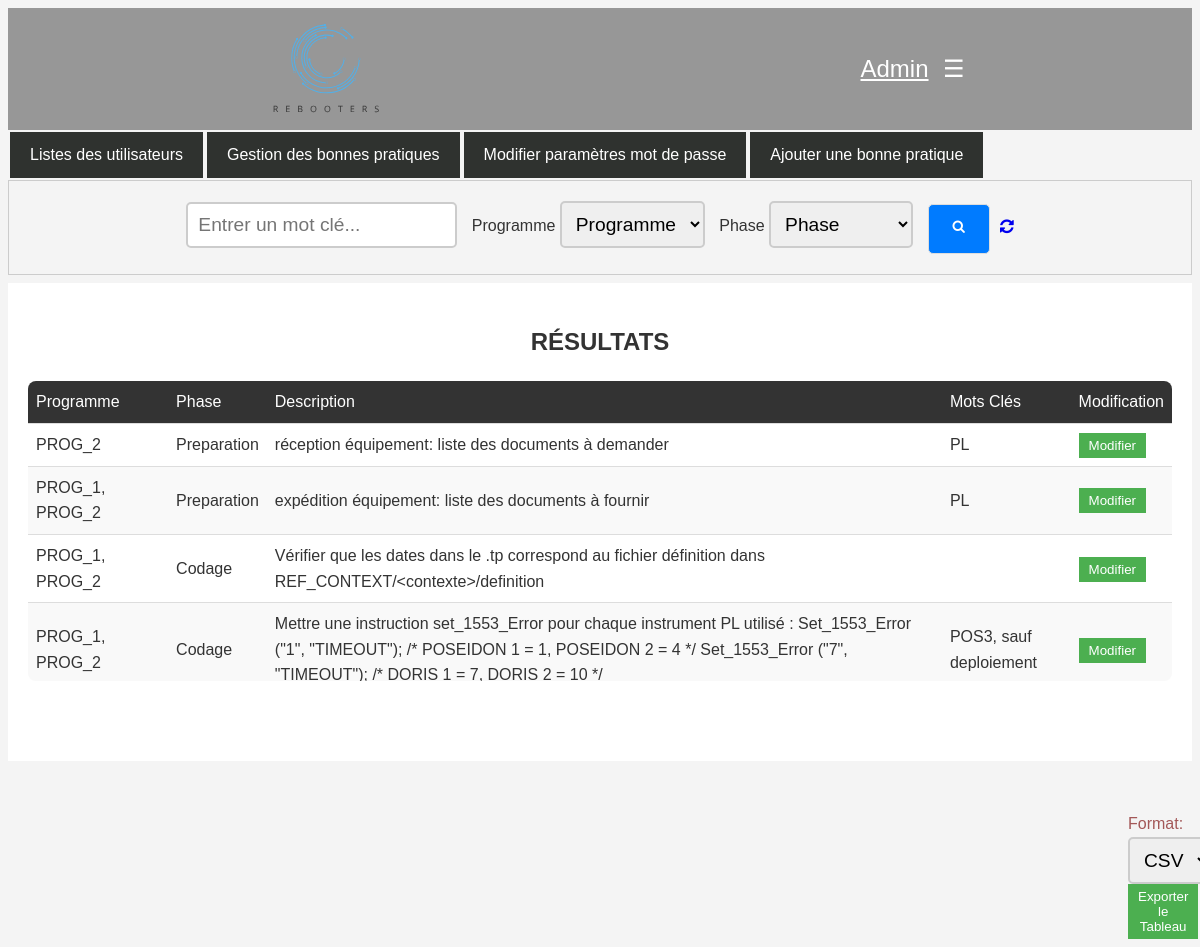
/Admin/admin_home.php, run on the app's committed database.
### tables this page shows
CREATE TABLE IF NOT EXISTS `bonnespratiques` (
  `IDBonnePratique` int NOT NULL AUTO_INCREMENT,
  `Description` text NOT NULL,
  `Etat` tinyint(1) DEFAULT '0',
  PRIMARY KEY (`IDBonnePratique`)
);

CREATE TABLE IF NOT EXISTS `phases` (
  `IDPhase` int NOT NULL AUTO_INCREMENT,
  `NomPhase` enum('Codage','Analyse','Execution','Preparation') NOT NULL,
  PRIMARY KEY (`IDPhase`),
  UNIQUE KEY `unique_phases` (`NomPhase`)
);

### Admin/admin_home.php (the view, shortened to what this page needs)
<!DOCTYPE html>
<html lang="fr">
<head>
    <link rel="stylesheet" href="/Styles/user.css">
    <link rel="stylesheet" href="/Styles/admin.css">
    <link href="https://maxcdn.bootstrapcdn.com/font-awesome/4.7.0/css/font-awesome.min.css" rel="stylesheet">
</head>
<body>
<nav>
        <div class="logo">
                <img src="Images/logo.svg" alt="REBOOTERS Logo" height="200" >
        </div>
        <div>
                <div class="user-menu">
                <a href="./admin_home.php" class="menu-button">Admin</a>
                    <button class="user-button">☰</button>
                </div>
            </div>
</nav>
<div class="menu">
    <a href="admin_users_list.php">Listes des utilisateurs</a>
    <a href="admin_bp.php">Gestion des bonnes pratiques</a>
    <a href="admin_banned_users.php">Modifier paramètres mot de passe</a>
    <a href="admin_add_bp.php">Ajouter une bonne pratique</a>
</div>
<div class="search-container">
    <form action="admin_home.php" method="get">
        <input type="text" name="keyword" placeholder="Entrer un mot clé...">
        <label for="program">Programme</label>
        <?php
        include '../Database/base.php';
        ?>
        <select name="program">
            <option value="">Programme</option>
        </select>
        <label for="phase">Phase</label>
        <select name="phase">
            <option value="">Phase</option>
        </select>
        <button class="search-button">
            <i class="fa fa-search"></i>
        </button>
    </form>
    <a href="admin_home.php" class="reset-button" style="margin-left: 10px;">
        <i class="fa fa-refresh"></i>
    </a>
</div>
<div class="container">
    <h2 class="results-title">Résultats</h2>
    <div class="table-container">
        <table>
                <thead>
                        <tr>
                                <th>Programme</th>
                                <th>Phase</th>
                                <th>Description</th>
                                <th>Mots Clés</th>
                                <th>Modification</th>
                        </tr>
                </thead>
                <tbody>
                <?php
                    $sql = "SELECT BonnesPratiques.IDBonnePratique, Programmes.NomProgramme, Phases.NomPhase, BonnesPratiques.Description, MotsCles.NomMotsCles
                    FROM PratiqueProg
                    INNER JOIN Programmes ON PratiqueProg.IDProgramme = Programmes.IDProgramme
                    INNER JOIN PratiquePhases ON PratiqueProg.IDBonnePratique = PratiquePhases.IDBonnePratique
                    INNER JOIN Phases ON PratiquePhases.IDPhase = Phases.IDPhase
                    INNER JOIN PratiqueMotsCles ON PratiqueProg.IDBonnePratique = PratiqueMotsCles.IDBonnePratique
                    INNER JOIN MotsCles ON PratiqueMotsCles.IDMotsCles = MotsCles.IDMotsCles
                    INNER JOIN BonnesPratiques ON PratiqueProg.IDBonnePratique = BonnesPratiques.IDBonnePratique";
                    $sql .= " ORDER BY FIELD(Phases.NomPhase, 'préparation', 'codage', 'exécution', 'analyse')";
                    $stmt = $bd->prepare($sql);
                    $stmt->execute();
                    $results = $stmt->fetchAll(PDO::FETCH_ASSOC);
                $groupedResults = [];
                foreach ($results as $row) {
                    $id = $row['IDBonnePratique'];
                    $program = $row['NomProgramme'];
                    $keyword = $row['NomMotsCles'];
                    if (!isset($groupedResults[$id])) {
                        $groupedResults[$id] = $row;
                        $groupedResults[$id]['NomProgramme'] = [$program];
                        $groupedResults[$id]['NomMotsCles'] = [$keyword];
                    } else {
                        if (!in_array($program, $groupedResults[$id]['NomProgramme'])) {
                            $groupedResults[$id]['NomProgramme'][] = $program;
                        }
                        if (!in_array($keyword, $groupedResults[$id]['NomMotsCles'])) {
                            $groupedResults[$id]['NomMotsCles'][] = $keyword;
                        }
                    }
                }
                foreach ($groupedResults as $row) {
                    echo "<tr>";
                    echo "<td>" . htmlspecialchars(implode(", ", $row['NomProgramme'])) . "</td>";
                    echo "<td>" . htmlspecialchars($row['NomPhase']) . "</td>";
                    echo "<td>" . htmlspecialchars($row['Description']) . "</td>";
                    echo "<td>" . htmlspecialchars(implode(", ", $row['NomMotsCles'])) . "</td>";
                    echo "<td><button onclick='modifyRow(this)'>Modifier</button></td>";
                    echo "</tr>";
                }
                ?>
                </tbody>
        </table>
    </div>
</div>
<div class="export-button">
    <form action="../Python/export.php" method="post">
        <label for="format">Format:</label>
        <select name="format" id="format">
            <option value="Excel">CSV</option>
        </select>
        <button type="submit" class="button primary">Exporter le Tableau</button>
    </form>
</div>
</body>
</html>

### Styles/user.css (style rules this page uses)
body { font-family: Arial, sans-serif; background: #f4f4f4; color: #333; line-height: 1.6; }
nav { background-color: #979797; color: white; padding: 1rem 0; display: flex; justify-content: space-around; align-items: center; }
.logo { font-size: 1.5rem; font-weight: bold; display: flex; align-items: center; }
.menu-button, .user-button { background: none; border: none; cursor: pointer; color: white; font-size: 1.5rem; }
.user-menu { position: relative; display: inline-block; }
.logo { height: 90px; }
.search-container { display: flex; justify-content: center; align-items: center; padding: 10px; border: 1px solid #ccc; padding: 2rem; margin-bottom: 1rem; padding-bottom: 20px; padding-top: 20px; }
input[type="text"] { padding: 10px; margin-right: 10px; border: 2px solid #ccc; border-radius: 5px; font-size: 1.2em; }
select { padding: 10px; margin-right: 10px; border: 2px solid #ccc; border-radius: 5px; font-size: 1.2em; }
.search-button, .fa-search { padding-bottom: 5px; padding-top: -1px; }
.search-button { border-radius: 5px; height: 36px; border: 1px solid #ddd; padding: 24px; background-color: #007BFF; color: white; cursor: pointer; display: inline-flex; align-items: center; justify-content: center; }
.fa-search { vertical-align: middle; }
.export-button { padding-left: 1120px; color: rgb(163, 88, 88); }
h2 { text-transform: uppercase; text-align: center; margin: 1em 0; }
.table-container { overflow-y: auto; max-height: 300px; border-radius: 8px; }
table { height: 300px; width: 1000px; margin-left: auto; margin-right: auto; }
th, td { text-align: left; padding: 12px 15px; border-bottom: 1px solid #ddd; }
th { background-color: #333; color: #fff; font-weight: normal; }
tr:nth-child(even) { background-color: #f9f9f9; }
.container { background: white; margin: 50px auto; padding: 20px; padding-bottom: 80px; margin-top: -8px; text-align: center; }
.results-title { text-align: center; margin: 20px 0; }

### Styles/admin.css (style rules this page uses)
body { font-family: Arial, sans-serif; background: #f4f4f4; color: #333; line-height: 1.6; }
nav { background-color: #979797; color: white; padding: 1rem 0; display: flex; justify-content: space-around; align-items: center; }
.logo { font-size: 1.5rem; font-weight: bold; display: flex; align-items: center; height: 90px; }
.menu-button, .user-button { background: none; border: none; cursor: pointer; color: white; font-size: 1.5rem; }
.user-menu { position: relative; display: inline-block; }
.search-container { display: flex; justify-content: center; align-items: center; padding: 10px; border: 1px solid #ccc; padding: 2rem; margin-bottom: 1rem; padding-bottom: 20px; padding-top: 20px; }
table { width: 100%; border-collapse: collapse; }
th, td { text-align: left; padding: 8px; border-bottom: 1px solid #ddd; }
.menu { display: flex; justify-content: flex-start; flex-wrap: wrap; }
.menu a { display: inline-block; padding: 10px 20px; margin: 2px; background-color: #2f322f; color: white; text-decoration: none; font-size: 16px; }
button { cursor: pointer; padding: 5px 10px; border: none; background-color: #4CAF50; color: white; }

### Admin/admin_home.php (style rules this page uses)
.reset-button { margin-left: 10px; }

### data on the page
bonnespratiques: NomProgramme "PROG_2", phases.NomPhase "Preparation", Description "réception équipement: liste des documents à demander", NomMotsCles "PL"

### other printed values
implode(", ", $row['NomProgramme']) "PROG_1, PROG_2"
$row['NomPhase'] "Preparation"
$row['Description'] "expédition équipement: liste des documents à fournir"
implode(", ", $row['NomMotsCles']) "PL"
$row['NomPhase'] "Codage"
$row['Description'] "Vérifier que les dates dans le .tp correspond au fichier définition dans REF_CONTEXT/<contexte>/definition"
implode(", ", $row['NomMotsCles']) "POS3, sauf deploiement"
